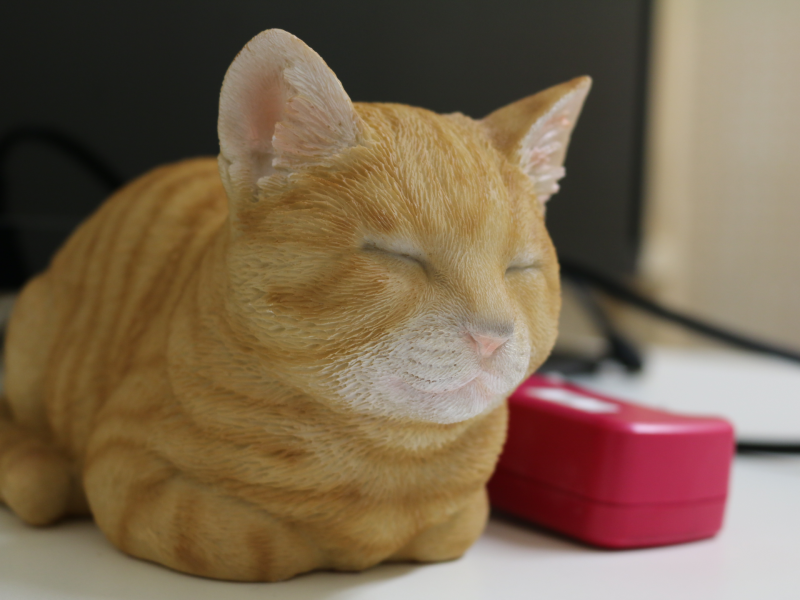
#> input picture monomonotech/images/cat.png, 800 x 600 px, found by its file name
$ python cv_numpy.py
#> lines starting #> are read from the running program, lines starting #| are printed output that depends on the picture
import cv2
import numpy as np

a = np.array([10, 50, 40, 30, 20])
# np.argmax は 配列（リストやndarray）の中で最大値の要素のインデックスを値で返します。
b = np.argmax(a)
print(b)

# 実行結果
# 1

image_file = "images/cat.png"
img = cv2.imread(image_file)
#> img is the input picture: shape (600, 800, 3); mean B, G, R 79.1, 101.9, 122.9

print(type(img))
#| <class 'numpy.ndarray'>
print(img.shape)
#| (600, 800, 3)

cv2.imshow("image", img[200:400, 300:600])
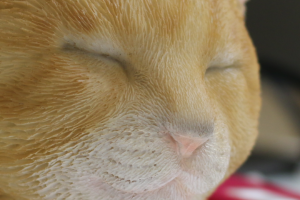
#> window 'image': shape (200, 300, 3); mean B, G, R 93.8, 124.3, 144.4

cv2.waitKey(500)
cv2.destroyAllWindows()

# 実行結果
# <class 'numpy.ndarray'>
# (高さ, 幅, カラーチャンネル)
# カラーチャンネルは 青と緑と赤の3色
# (600, 800, 3)


# ndimはndarrayの次元数を参照
a = np.array([1, 2, 3, 4])
print(a.ndim)

b = np.array([[1, 2, 3, 4], [5, 6, 7, 8], [9, 10, 11, 12]])
print(b.ndim)

c = np.array(
    [
        [[1, 2, 3, 4], [5, 6, 7, 8], [9, 10, 11, 12]],
        [[13, 14, 15, 16], [17, 18, 19, 20], [21, 22, 23, 24]],
    ]
)
print(c.ndim)

# 実行結果
# 1
# 2
# 3


a = np.array([[1, 2, 3, 4], [5, 6, 7, 8], [9, 10, 11, 12]])

print(a.shape)

print(a.transpose(0, 1))  # 変わらない
print("----------")

# axisで指定する
b = a.transpose(1, 0)
print(b)

# 実行結果
# [[ 1  2  3  4]
#  [ 5  6  7  8]
#  [ 9 10 11 12]]
# ----------
# [[ 1  5  9]
#  [ 2  6 10]
#  [ 3  7 11]
#  [ 4  8 12]]


image_file = "images/cat.png"
img = cv2.imread(image_file)

cv2.imshow("image", img.transpose(1, 0, 2))
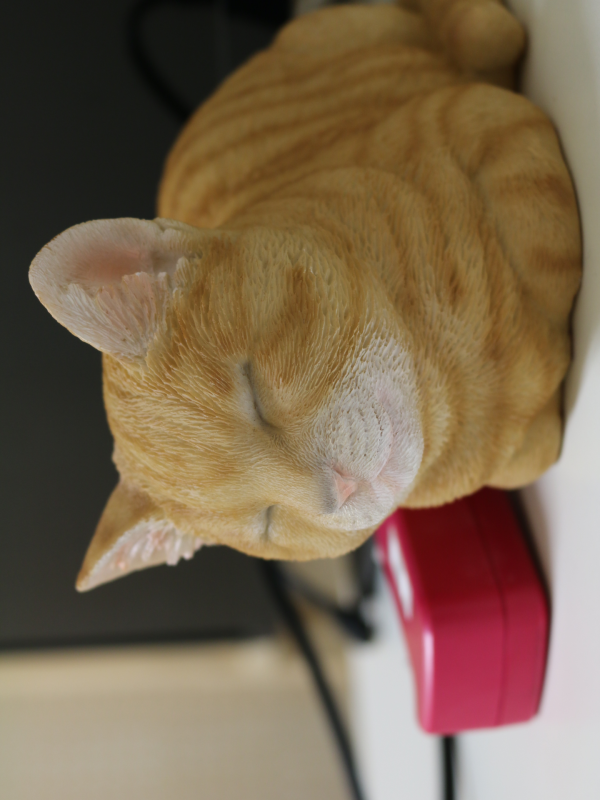
#> window 'image': shape (800, 600, 3); mean B, G, R 79.1, 101.9, 122.9
# axisの変化
# 0 -> 1
# 1 -> 0
# 2 -> 2

cv2.waitKey(750)
cv2.destroyAllWindows()

# (Height, Width, Channel)になります。この頭文字を取ってHWCと略します
# 今回取り扱う推論エンジンの画像フォーマットはCHW

img = img.transpose((2, 0, 1))  # HWC > CHW
# axisの変化
# 0 -> 2
# 1 -> 0
# 2 -> 1

print(img.shape)
#| (3, 600, 800)
print(img.ndim)
#| 3

$ run again, with monomonotech/images/face.png copied over monomonotech/images/cat.png
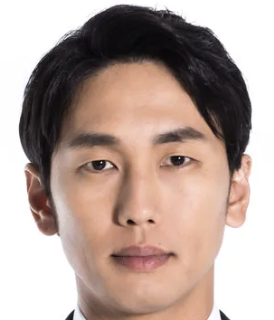
#> input picture monomonotech/images/face.png, 274 x 320 px, found by its file name
#> img is the input picture: shape (320, 274, 3); mean B, G, R 155.2, 163.3, 182.6
#| <class 'numpy.ndarray'>
#| (320, 274, 3)
#> `cv2.imshow("image", img.transpose(1, 0, 2))`:
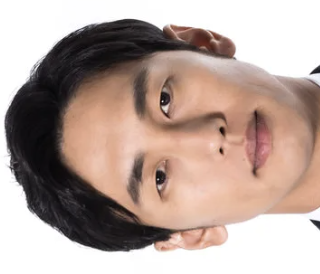
#> window 'image': shape (274, 320, 3); mean B, G, R 155.2, 163.3, 182.6
#| (3, 320, 274)
#| 3
